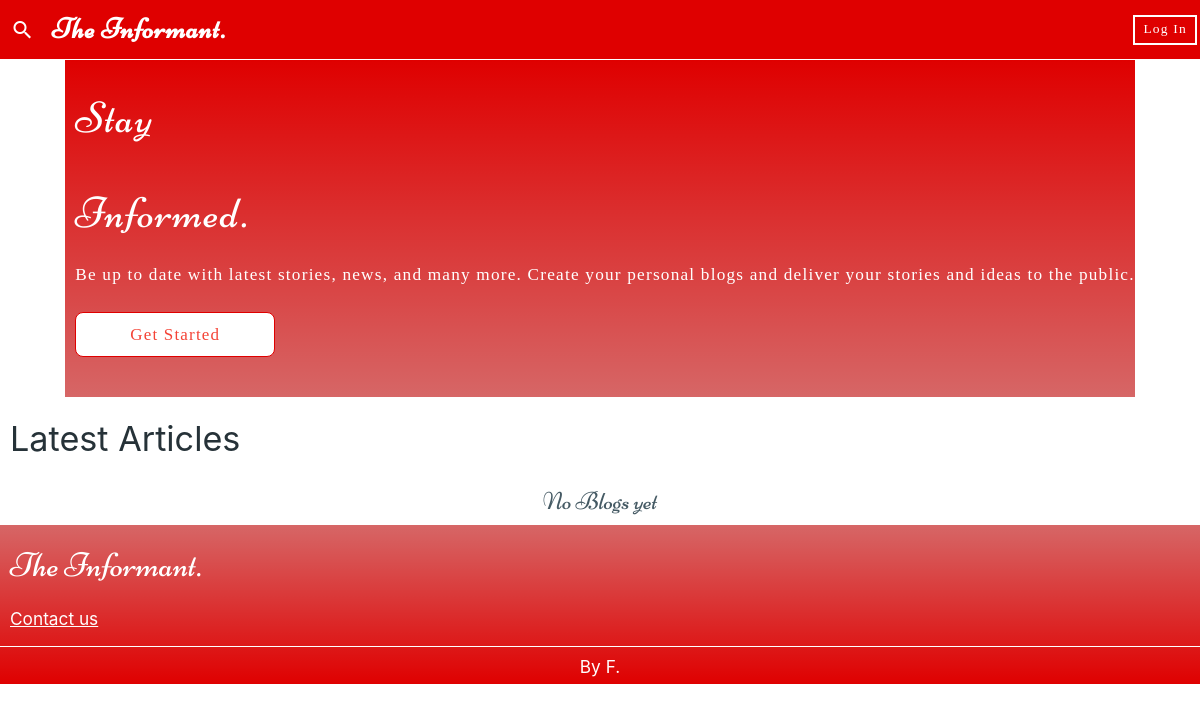
The app's page /, older data.
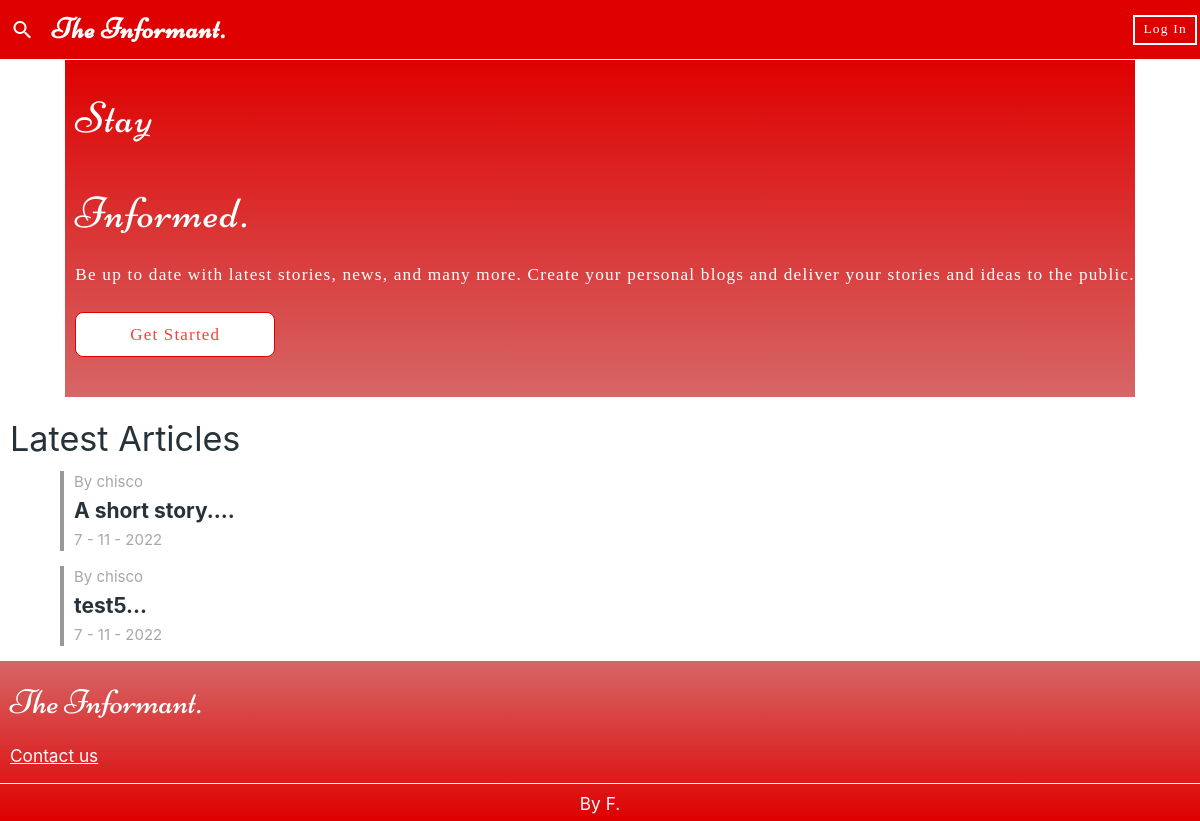
The same page, newer data.
### models.py (models this page shows, shortened)
class User(UserMixin, db.Model):
	id = db.Column(db.Integer, primary_key=True)
	username = db.Column(db.String(50), unique=True, nullable=False)
	email = db.Column(db.String(50), unique=True, nullable=False)
	password = db.Column(db.String(500), nullable=False)
	fullname = db.Column(db.String(100), nullable=True)

class Blog(db.Model):
	id = db.Column(db.Integer, primary_key=True, nullable=False)
	user = db.relationship("User",
		backref=db.backref('blogs', lazy=True))
	title = db.Column(db.String(30), nullable=False)
	content = db.Column(db.Text, nullable=False)
	user_id = db.Column(db.Integer, db.ForeignKey("user.id"), nullable=False)
	date_created = db.Column(db.DateTime, nullable=False)

### app.py (the view)
	@staticmethod
	def home():
		recents = Blog.query.order_by(Blog.date_created)
		context = {"recents":
			[{"title": b.title,
			  "content": b.content,
			  "author": b.user.username,
			  'date': f'{b.date_created.day} - {b.date_created.month} - {b.date_created.year}',
			  'blog_id': b.id} for b in recents.all()[::-1][:10]
			  ]
		}
		return render_template('index.html', **context)

### templates/index.html (shortened to what this page needs)
<!Doctype HTML>
<html>
	<head>
		<link rel="stylesheet" href="/static/iconfont/material-icons.css" type="text/css" media="all" />
		<link rel="stylesheet" href="/static/materialize/css/materialize.min.css" type="text/css" media="all" />
		<link rel="stylesheet" href="/static/index.css" type="text/css" media="all" />
		<link rel="stylesheet" href="/static/article_preview.css" type="text/css" media="all" />
	</head>
	<body>
	  <header>
	    <div class="sticky-subheader">
	      <a href="#" class="search"><i class="material-icons">search</i></a>
	      <div class="title niconne left-align">The Informant.</div>
	      <a href="/login-page" id="h-gs-btn" class="btn-ol-white z-depth-0 login-btn white-text">Log In</a>
	    </div>
	    <div class="rem-header">
	      <h3 class="niconne">Stay</h3>
	      <h3 class="niconne">Informed.</h3>
	      <h6>Be up to date with latest stories, news, and many more. Create your personal blogs and deliver your stories and ideas to the public.</h6>
	      <a class="z-depth-0 white red-text gs btn-ol-red" href="/login-page">Get Started</a>
	    </div>
	  </header>
	  <main>
  	  <h4 style="padding-left: 10px">Latest Articles </h4>
  	  {%if recents%}
  	  <ul id="recents">
  	  	{%for blog in recents %}
	  	    <li class="article-hint">
	  	      <span class="author">By {{blog['author']}}</span>
	  	      <p class="title flow-text">{{blog['title'][:20]}}...</p>
	  	      <span class="date">{{blog['date']}}</span>
	  	    </li>
	  	  {%endfor%}
  	  </ul>
  	  {%else%}
	  	<div class="center-align blue-grey-text text-darken-2 niconne"><h5>No Blogs yet</h5></div>
	  	{%endif%}
  	</main>
  	<footer>
  	  <ul>
  	    <li><h4 class="niconne white-text">The Informant.</h4></li>
  	    <li><h6><a href="/contact-us" class="white-text" style="text-decoration: solid underline 1px;">Contact us</a></h6></li>
  	    <li class="white-text" style=""><h6>By F.</h6></li>
  	  </ul>
  	</footer>
	</body>
</html>

### static/index.css (style rules this page uses)
* { margin: 0; padding: 0; box-sizing: border-box; }
body { display: flex; flex-direction: column; min-height: 100vh; min-width: 100vw; max-width: 100vw; color: #263238; }
.btn-ol-red { padding: 8px; border: solid 1.3px #DF0000; font-family: "Times New Roman"; display: flex; justify-content: center; align-items: center; font-size: .9rem; min-width: 60px; min-height: 30px; height: 30px; outline-offset: 1px; outline-color: #DF000077; outline-width: 1px; color: #DF0000; }
header .gs { max-width: 200px; margin-top: 20px; margin-bottom: 20px; height: 45px; border-radius: 8px; font-size: 17px; }
.btn-ol-white { padding: 8px; border: solid 1.3px white; font-family: "Times New Roman"; display: flex; justify-content: center; align-items: center; font-size: .9rem; min-width: 60px; min-height: 30px; height: 30px; outline-offset: 1px; outline-color: white; outline-width: 1px; color: white; }
header { display: flex; align-items: center; justify-content: space-between; flex-direction: column; width: 100%; letter-spacing: 1.2px; }
header .sticky-subheader { width: 100%; height: 60px; display: flex; align-items: center; background: #DF0000; justify-content: space-between; position: fixed; padding-right: 3px; border-bottom: solid 1px white; }
.sticky-subheader a:nth-child(1) { min-height: 45px; min-width: 45px; color: white; display: flex; justify-content: center; align-items: center; }
.sticky-subheader .login-btn { border: solid 2px white; }
.sticky-subheader .title { font-weight: bolder; font-size: 1.9rem; letter-spacing: 1px; color: white; padding-left: 5px; min-width: calc(100vw - 115px); }
header .rem-header { display: flex; flex-direction: column; justify-content: space-between; padding-left: 10px; background: linear-gradient(to bottom, #DF0000, #BB000099); color: white; padding-top: 5px; padding-bottom: 20px; margin-top: 60px; }
.rem-header h3 { padding: none; }
.rem-header h6 { font-family: "Times New Roman"; }
main { width: 100vw; display: flex; flex-direction: column; }
.niconne { font-family: Niconne; }
footer { display: flex; align-items: center; justify-content: center; min-width: 100vw; min-height: 100px; background: linear-gradient(to bottom, #BB000099, #DF0000); }
footer ul { display: flex; flex-direction: column; min-height: 100%; width: 100vw; max-width: 100vw; }
footer li { width: 100%; padding-left: 10px; text-align: left; }
footer ul > li:nth-child(3) { margin-top: 10px; text-align: center; border-top: solid 1.2px white; padding: 0; }

### static/article_preview.css (style rules this page uses)
#recents { width: 100%; display: flex; flex-direction: column; align-items: center; }
.article-hint { display: flex; flex-direction: column; justify-content: space-between; padding-left: 10px; width: 90%; min-height: 80px; border-left: solid 4px #999F; margin-bottom: 15px; }
.article-hint .author { font-size: 15px; color: #999D; }
.article-hint .title { font-weight: bold; font-size: 1.4rem; }
.article-hint .date { color: #999D; }
.article-hint > * { line-height: 1.5; }

Row changes from the older to the newer data that the page shows:
added User: author "chisco" "chisco"
added Blog: title "A short story."
added Blog: title "test5"
Text that changed along with them:
new list line: "By ... 7 - 11 - 2022"
text no longer shown: "No Blogs yet"
